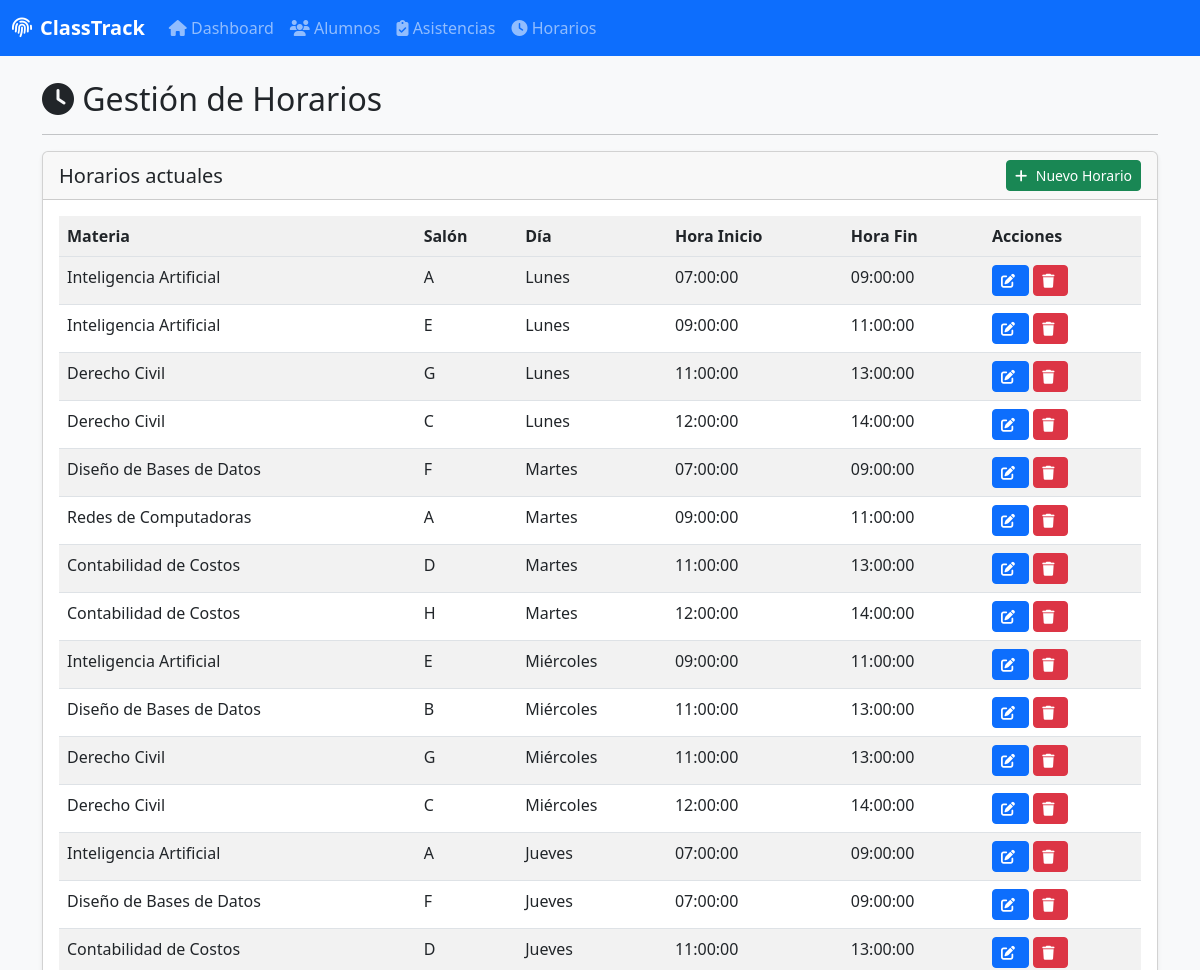
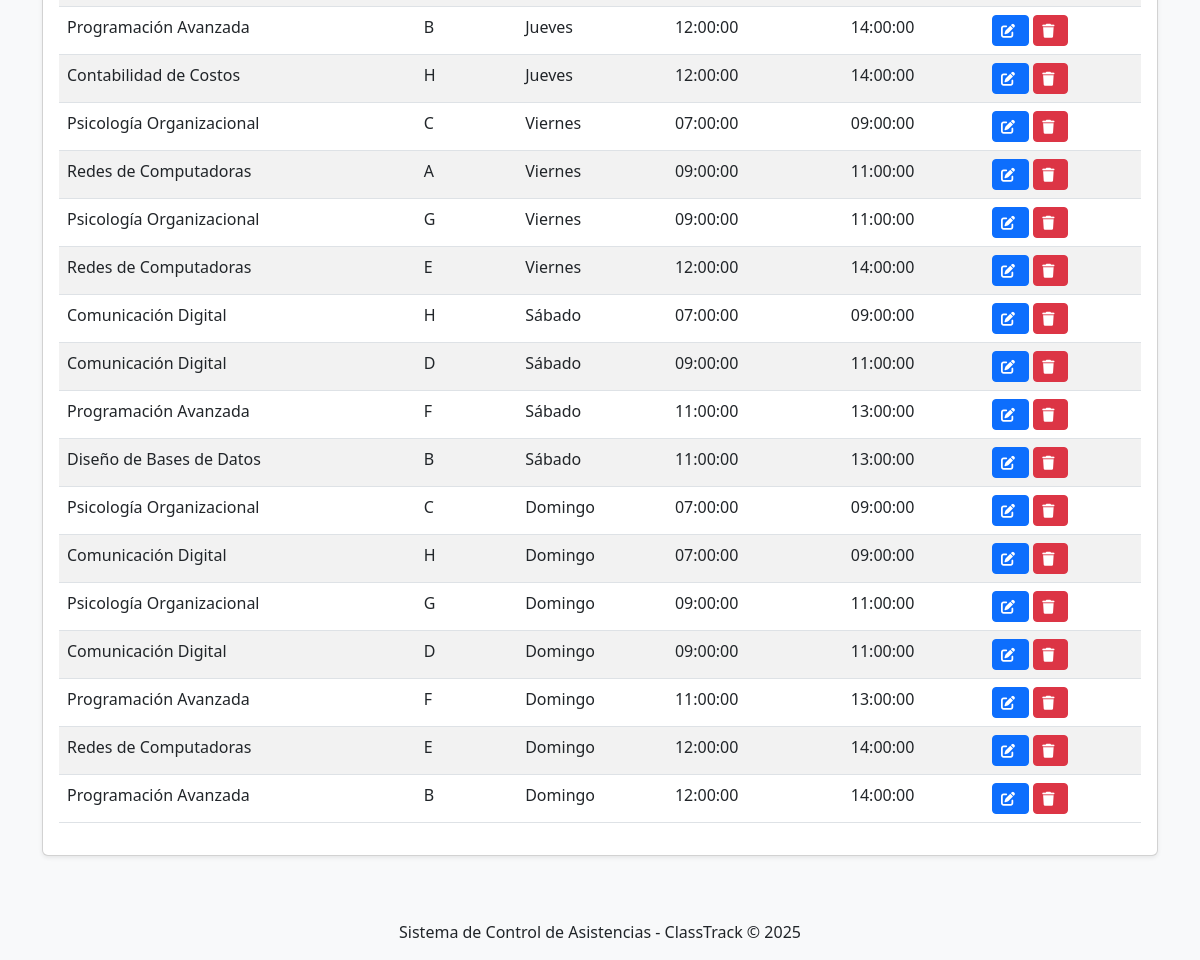
Screenshot of /panel-asistencias/horarios.php with the database file from the repository (2 pictures, top to bottom).
### tables this page shows
CREATE TABLE horarios (
  id_horario int(11) NOT NULL,
  id_materia int(11) NOT NULL,
  id_salon int(11) NOT NULL,
  dia enum('Lu','Ma','Mi','Ju','Vi','Sa','Do') NOT NULL,
  hora_inicio time NOT NULL,
  hora_fin time NOT NULL
);

CREATE TABLE materias (
  id_materia int(11) NOT NULL,
  nombre varchar(100) NOT NULL,
  clave varchar(30) NOT NULL
);

CREATE TABLE salones (
  id_salon int(11) NOT NULL,
  nombre char(1) NOT NULL,
  capacidad int(11) NOT NULL
);

### panel-asistencias/horarios.php (the view, shortened to what this page needs)
<?php
require_once 'config.php';
require_once 'includes/header.php';
?>
<h2><i class="fas fa-clock"></i> Gestión de Horarios</h2>
<hr>
<div class="card mb-4">
    <div class="card-header d-flex justify-content-between align-items-center">
        <h5 class="mb-0">Horarios actuales</h5>
        <a href="horario_nuevo.php" class="btn btn-success btn-sm"><i class="fas fa-plus"></i> Nuevo Horario</a>
    </div>
    <div class="card-body">
        <div class="table-responsive">
            <table class="table table-striped table-hover">
                <thead>
                    <tr>
                        <th>Materia</th>
                        <th>Salón</th>
                        <th>Día</th>
                        <th>Hora Inicio</th>
                        <th>Hora Fin</th>
                        <th>Acciones</th>
                    </tr>
                </thead>
                <tbody>
                    <?php
                    $query = "SELECT h.*, m.nombre as materia, s.nombre as salon
                              FROM horarios h
                              JOIN materias m ON h.id_materia = m.id_materia
                              JOIN salones s ON h.id_salon = s.id_salon
                              ORDER BY h.dia, h.hora_inicio";
                    $result = $conn->query($query);
                    $dias = ['Lu' => 'Lunes', 'Ma' => 'Martes', 'Mi' => 'Miércoles',
                            'Ju' => 'Jueves', 'Vi' => 'Viernes', 'Sa' => 'Sábado', 'Do' => 'Domingo'];
                    while ($horario = $result->fetch_assoc()) {
                        echo "<tr>
                                <td>{$horario['materia']}</td>
                                <td>{$horario['salon']}</td>
                                <td>{$dias[$horario['dia']]}</td>
                                <td>{$horario['hora_inicio']}</td>
                                <td>{$horario['hora_fin']}</td>
                                <td>
                                    <a href='horario_editar.php?id={$horario['id_horario']}' class='btn btn-sm btn-primary'>
                                        <i class='fas fa-edit'></i>
                                    </a>
                                    <button class='btn btn-sm btn-danger' onclick='eliminarHorario({$horario['id_horario']})'>
                                        <i class='fas fa-trash'></i>
                                    </button>
                                </td>
                              </tr>";
                    }
                    ?>
                </tbody>
            </table>
        </div>
    </div>
</div>
<?php require_once 'includes/footer.php'; ?>

### panel-asistencias/css/styles.css (style rules this page uses)
body { background-color: #f8f9fa; }
.card { box-shadow: 0 0.125rem 0.25rem rgba(0, 0, 0, 0.075); }
.table th { background-color: #f1f1f1; }
.btn i { margin-right: 5px; }
.table-responsive { overflow-x: auto; }

### rows the page displays
horarios: id_materia.nombre "Inteligencia Artificial", id_salon.nombre "A", dia "Lunes", hora_inicio "07:00:00", hora_fin "09:00:00"
horarios: id_materia.nombre "Inteligencia Artificial", id_salon.nombre "E", dia "Lunes", hora_inicio "09:00:00", hora_fin "11:00:00"
horarios: id_materia.nombre "Derecho Civil", id_salon.nombre "G", dia "Lunes", hora_inicio "11:00:00", hora_fin "13:00:00"
horarios: id_materia.nombre "Derecho Civil", id_salon.nombre "C", dia "Lunes", hora_inicio "12:00:00", hora_fin "14:00:00"
horarios: id_materia.nombre "Diseño de Bases de Datos", id_salon.nombre "F", dia "Martes", hora_inicio "07:00:00", hora_fin "09:00:00"
horarios: id_materia.nombre "Redes de Computadoras", id_salon.nombre "A", dia "Martes", hora_inicio "09:00:00", hora_fin "11:00:00"
horarios: id_materia.nombre "Contabilidad de Costos", id_salon.nombre "D", dia "Martes", hora_inicio "11:00:00", hora_fin "13:00:00"
horarios: id_materia.nombre "Contabilidad de Costos", id_salon.nombre "H", dia "Martes", hora_inicio "12:00:00", hora_fin "14:00:00"
horarios: id_materia.nombre "Inteligencia Artificial", id_salon.nombre "E", dia "Miércoles", hora_inicio "09:00:00", hora_fin "11:00:00"
horarios: id_materia.nombre "Diseño de Bases de Datos", id_salon.nombre "B", dia "Miércoles", hora_inicio "11:00:00", hora_fin "13:00:00"
horarios: id_materia.nombre "Derecho Civil", id_salon.nombre "G", dia "Miércoles", hora_inicio "11:00:00", hora_fin "13:00:00"
horarios: id_materia.nombre "Derecho Civil", id_salon.nombre "C", dia "Miércoles", hora_inicio "12:00:00", hora_fin "14:00:00"
horarios: id_materia.nombre "Inteligencia Artificial", id_salon.nombre "A", dia "Jueves", hora_inicio "07:00:00", hora_fin "09:00:00"
horarios: id_materia.nombre "Diseño de Bases de Datos", id_salon.nombre "F", dia "Jueves", hora_inicio "07:00:00", hora_fin "09:00:00"
horarios: id_materia.nombre "Contabilidad de Costos", id_salon.nombre "D", dia "Jueves", hora_inicio "11:00:00", hora_fin "13:00:00"
horarios: id_materia.nombre "Programación Avanzada", id_salon.nombre "B", dia "Jueves", hora_inicio "12:00:00", hora_fin "14:00:00"
horarios: id_materia.nombre "Contabilidad de Costos", id_salon.nombre "H", dia "Jueves", hora_inicio "12:00:00", hora_fin "14:00:00"
horarios: id_materia.nombre "Psicología Organizacional", id_salon.nombre "C", dia "Viernes", hora_inicio "07:00:00", hora_fin "09:00:00"
horarios: id_materia.nombre "Redes de Computadoras", id_salon.nombre "A", dia "Viernes", hora_inicio "09:00:00", hora_fin "11:00:00"
horarios: id_materia.nombre "Psicología Organizacional", id_salon.nombre "G", dia "Viernes", hora_inicio "09:00:00", hora_fin "11:00:00"
horarios: id_materia.nombre "Redes de Computadoras", id_salon.nombre "E", dia "Viernes", hora_inicio "12:00:00", hora_fin "14:00:00"
horarios: id_materia.nombre "Comunicación Digital", id_salon.nombre "H", dia "Sábado", hora_inicio "07:00:00", hora_fin "09:00:00"
horarios: id_materia.nombre "Comunicación Digital", id_salon.nombre "D", dia "Sábado", hora_inicio "09:00:00", hora_fin "11:00:00"
horarios: id_materia.nombre "Programación Avanzada", id_salon.nombre "F", dia "Sábado", hora_inicio "11:00:00", hora_fin "13:00:00"
horarios: id_materia.nombre "Diseño de Bases de Datos", id_salon.nombre "B", dia "Sábado", hora_inicio "11:00:00", hora_fin "13:00:00"
horarios: id_materia.nombre "Psicología Organizacional", id_salon.nombre "C", dia "Domingo", hora_inicio "07:00:00", hora_fin "09:00:00"
horarios: id_materia.nombre "Comunicación Digital", id_salon.nombre "H", dia "Domingo", hora_inicio "07:00:00", hora_fin "09:00:00"
horarios: id_materia.nombre "Psicología Organizacional", id_salon.nombre "G", dia "Domingo", hora_inicio "09:00:00", hora_fin "11:00:00"
horarios: id_materia.nombre "Comunicación Digital", id_salon.nombre "D", dia "Domingo", hora_inicio "09:00:00", hora_fin "11:00:00"
horarios: id_materia.nombre "Programación Avanzada", id_salon.nombre "F", dia "Domingo", hora_inicio "11:00:00", hora_fin "13:00:00"
horarios: id_materia.nombre "Redes de Computadoras", id_salon.nombre "E", dia "Domingo", hora_inicio "12:00:00", hora_fin "14:00:00"
horarios: id_materia.nombre "Programación Avanzada", id_salon.nombre "B", dia "Domingo", hora_inicio "12:00:00", hora_fin "14:00:00"
